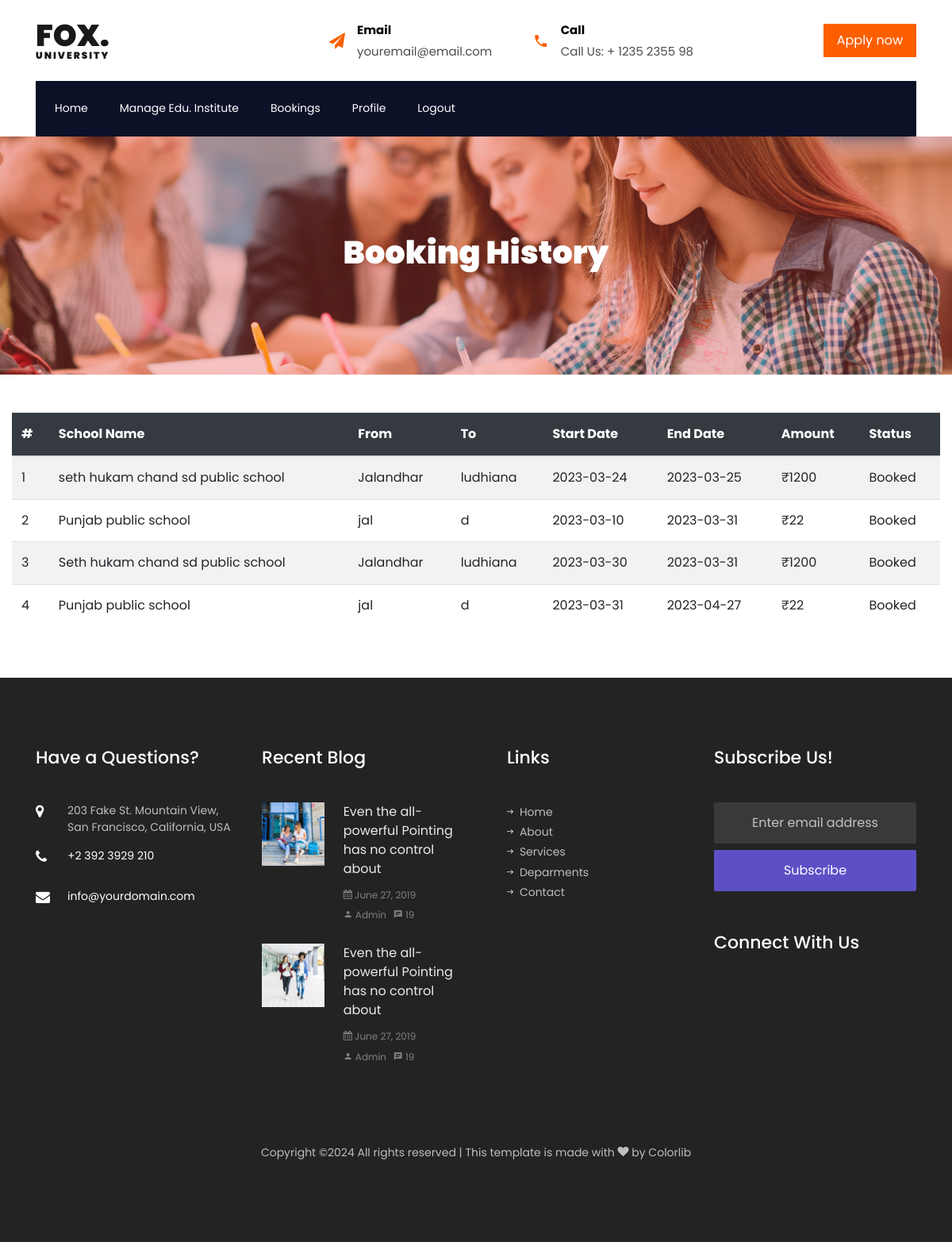
Page /user_booking.php (signed in) on the committed database.
### tables this page shows
CREATE TABLE `booking` (
  `id` int(5) NOT NULL,
  `user` varchar(100) NOT NULL,
  `school` varchar(100) NOT NULL,
  `bus` varchar(20) NOT NULL,
  `route` varchar(40) NOT NULL,
  `amount` varchar(10) NOT NULL,
  `booking_status` varchar(20) NOT NULL DEFAULT 'Pending',
  `started_on` varchar(20) NOT NULL,
  `end_on` varchar(20) NOT NULL,
  `createdat` int(6) NOT NULL
);

CREATE TABLE `routes` (
  `id` int(10) NOT NULL,
  `school` varchar(100) NOT NULL,
  `bus_number` varchar(100) NOT NULL,
  `from_route` varchar(100) NOT NULL,
  `fees` varchar(10) NOT NULL,
  `to_route` varchar(100) NOT NULL,
  `description` varchar(100) NOT NULL,
  `status` varchar(20) NOT NULL DEFAULT 'active',
  `createdat` timestamp(6) NOT NULL DEFAULT current_timestamp(6) ON UPDATE current_timestamp(6)
);

### user_booking.php (the view, shortened to what this page needs)
<?php
    include_once("user_header.php");
?>
<section class="hero-wrap hero-wrap-2" style="background-image: url('images/bg_1.jpg');">
    <div class="overlay"></div>
    <div class="container">
    <div class="row no-gutters slider-text align-items-center justify-content-center">
        <div class="col-md-9 ftco-animate text-center">
        <h1 class="mb-2 bread">Booking History</h1>
        </div>
    </div>
    </div>
</section>
    <div class="container-xxl my-5">
        <div class="container-fluid">
            <div class="row g-5">
                <div class="col-lg-12 mx-auto wow fadeInUp table-responsive" data-wow-delay="0.1s">
                    <table class="table table-striped table-hover">
                        <thead class="table-dark">
                            <tr>
                                <th>#</th>
                                <th>School Name</th>
                                <th>From</th>
                                <th>To</th>
                                <th>Start Date</th>
                                <th>End Date</th>
                                <th>Amount</th>
                                <th>Status</th>
                            </tr>
                        </thead>
                        <tbody>
                           <?php
                           $count =1;
                           include_once("config.php");
                           $query = "SELECT booking.*, routes.from_route, routes.to_route from `booking` inner join `routes` on booking.route=routes.id where booking.user='$_SESSION[email]' and booking.booking_status='Booked'";
                           $res = mysqli_query($conn,$query);
                           while($data = mysqli_fetch_array($res))
                            {
                           ?>
                            <tr>
                                <td><?php echo $count; ?></td>
                                <td>
                                <?php echo $data["school"]; ?>
                                </td>
                                <td>
                                <?php echo $data["from_route"]; ?>
                                </td>
                                <td>
                                <?php echo $data["to_route"]; ?>
                                </td>
                                <td>
                                <?php echo $data["started_on"]; ?>
                                </td>
                                <td>
                                <?php echo $data["end_on"]; ?>
                                </td>
                                <td>
                                ₹<?php echo $data["amount"]; ?>
                                </td>
                                <td>
                                <?php echo $data["booking_status"]; ?>
                                </td>
                            </tr>
                            <?php
                            $count++;
                            }
                            ?>
                        </tbody>
                    </table>
                </div>
            </div>
        </div>
    </div>
<?php
    include_once("footer.php");
?>

### rows in the picture
booking: school "seth hukam chand sd public school", routes.from_route "Jalandhar", routes.to_route "ludhiana", started_on "2023-03-24", end_on "2023-03-25", amount "1200", booking_status "Booked"
booking: school "Punjab public school", routes.from_route "jal", routes.to_route "d", started_on "2023-03-10", end_on "2023-03-31", amount "22", booking_status "Booked"
booking: school "Seth hukam chand sd public school", routes.from_route "Jalandhar", routes.to_route "ludhiana", started_on "2023-03-30", end_on "2023-03-31", amount "1200", booking_status "Booked"
booking: school "Punjab public school", routes.from_route "jal", routes.to_route "d", started_on "2023-03-31", end_on "2023-04-27", amount "22", booking_status "Booked"
